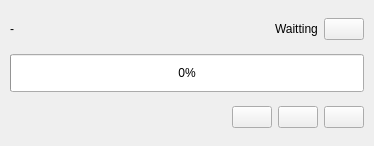
<?xml version="1.0" encoding="UTF-8"?>
<ui version="4.0">
  <class>DownloadingItemWidget</class>
  <widget class="QWidget" name="DownloadingItemWidget">
    <property name="geometry">
      <rect>
        <x>0</x>
        <y>0</y>
        <width>374</width>
        <height>146</height>
      </rect>
    </property>
    <property name="sizePolicy">
      <sizepolicy hsizetype="Preferred" vsizetype="Preferred">
        <horstretch>0</horstretch>
        <verstretch>0</verstretch>
      </sizepolicy>
    </property>
    <layout class="QVBoxLayout" name="outsideLayout">
      <property name="leftMargin">
        <number>10</number>
      </property>
      <property name="topMargin">
        <number>10</number>
      </property>
      <property name="rightMargin">
        <number>10</number>
      </property>
      <property name="bottomMargin">
        <number>10</number>
      </property>
      <item>
        <widget class="QWidget" name="titleWidget" native="true">
          <layout class="QHBoxLayout" name="titleLayout">
            <property name="leftMargin">
              <number>0</number>
            </property>
            <property name="topMargin">
              <number>0</number>
            </property>
            <property name="rightMargin">
              <number>0</number>
            </property>
            <property name="bottomMargin">
              <number>0</number>
            </property>
            <item>
              <widget class="QLabel" name="labelTitle">
                <property name="text">
                  <string>-</string>
                </property>
                <property name="_vanillaStyle_Patch" stdset="0">
                  <string>QLabelPatch</string>
                </property>
              </widget>
            </item>
            <item>
              <spacer name="Spacer">
                <property name="orientation">
                  <enum>Qt::Horizontal</enum>
                </property>
                <property name="sizeHint" stdset="0">
                  <size>
                    <width>0</width>
                    <height>0</height>
                  </size>
                </property>
              </spacer>
            </item>
            <item>
              <widget class="QLabel" name="labelStatus">
                <property name="text">
                  <string>Waitting</string>
                </property>
              </widget>
            </item>
            <item>
              <widget class="QPushButton" name="btnDelete">
                <property name="text">
                  <string />
                </property>
                <property name="icon">
                  <iconset>
                    <normaloff>:/icon/download/delete.svg</normaloff>:/icon/download/delete.svg</iconset>
                </property>
                <property name="_vanillaStyle_Patch" stdset="0">
                  <string>CleanButtonPatch</string>
                </property>
              </widget>
            </item>
          </layout>
        </widget>
      </item>
      <item>
        <widget class="QProgressBar" name="progressBar">
          <property name="sizePolicy">
            <sizepolicy hsizetype="Preferred" vsizetype="Preferred">
              <horstretch>0</horstretch>
              <verstretch>0</verstretch>
            </sizepolicy>
          </property>
          <property name="value">
            <number>0</number>
          </property>
        </widget>
      </item>
      <item>
        <widget class="QWidget" name="btnWidget" native="true">
          <layout class="QHBoxLayout" name="btnLayout">
            <property name="leftMargin">
              <number>0</number>
            </property>
            <property name="topMargin">
              <number>0</number>
            </property>
            <property name="rightMargin">
              <number>0</number>
            </property>
            <property name="bottomMargin">
              <number>0</number>
            </property>
            <item>
              <widget class="QLabel" name="labelSize">
                <property name="text">
                  <string />
                </property>
              </widget>
            </item>
            <item>
              <widget class="QLabel" name="labelRemainingTime">
                <property name="text">
                  <string />
                </property>
              </widget>
            </item>
            <item>
              <widget class="QLabel" name="labelSpeed">
                <property name="text">
                  <string />
                </property>
              </widget>
            </item>
            <item>
              <widget class="QLabel" name="labelDuration">
                <property name="text">
                  <string />
                </property>
              </widget>
            </item>
            <item>
              <spacer name="horizontalSpacer">
                <property name="orientation">
                  <enum>Qt::Horizontal</enum>
                </property>
                <property name="sizeHint" stdset="0">
                  <size>
                    <width>0</width>
                    <height>0</height>
                  </size>
                </property>
              </spacer>
            </item>
            <item>
              <widget class="QPushButton" name="btnPause">
                <property name="text">
                  <string />
                </property>
                <property name="icon">
                  <iconset>
                    <normaloff>:/icon/download/pause.svg</normaloff>:/icon/download/pause.svg</iconset>
                </property>
                <property name="checkable">
                  <bool>true</bool>
                </property>
                <property name="_vanillaStyle_Patch" stdset="0">
                  <string>CleanButtonPatch</string>
                </property>
              </widget>
            </item>
            <item>
              <widget class="QPushButton" name="btnFolder">
                <property name="text">
                  <string />
                </property>
                <property name="icon">
                  <iconset>
                    <normaloff>:/icon/download/folder.svg</normaloff>:/icon/download/folder.svg</iconset>
                </property>
                <property name="_vanillaStyle_Patch" stdset="0">
                  <string>CleanButtonPatch</string>
                </property>
              </widget>
            </item>
            <item>
              <widget class="QPushButton" name="btnDetail">
                <property name="sizePolicy">
                  <sizepolicy hsizetype="Preferred" vsizetype="Fixed">
                    <horstretch>0</horstretch>
                    <verstretch>0</verstretch>
                  </sizepolicy>
                </property>
                <property name="text">
                  <string />
                </property>
                <property name="icon">
                  <iconset>
                    <normaloff>:/icon/download/details.svg</normaloff>:/icon/download/details.svg</iconset>
                </property>
                <property name="_vanillaStyle_Patch" stdset="0">
                  <string>CleanButtonPatch</string>
                </property>
              </widget>
            </item>
          </layout>
        </widget>
      </item>
    </layout>
  </widget>
  <layoutdefault spacing="6" margin="11" />
  <connections />
</ui>
